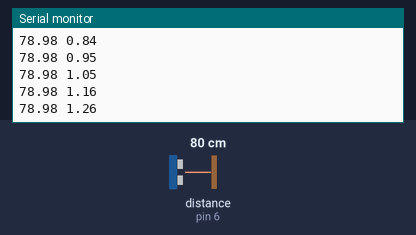
Bench run of a sketch on a simulated Arduino Uno, built with avr-gcc and run on an emulated ATmega328P. Shown: the last lines printed to the serial monitor. Wiring (inferred from the names in the program): ultrasonic range finder: trigger pin 7; echo pin 6. The test bench sets the inputs (shaded band); at power-on: distance to the obstacle (sensor on pin 6) 80 cm. The echo pulse lasts 58.3 µs per cm.

Above: at 1.3 s.
1.4 s: distance to the obstacle (sensor on pin 6) set to 2 cm
At 1.48 s:
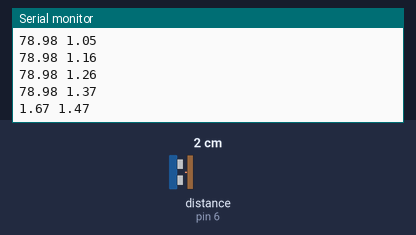
2.9 s: distance to the obstacle (sensor on pin 6) set to 4 cm
At 2.9 s:
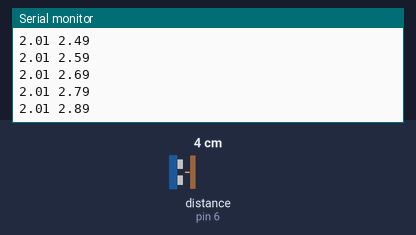
Timing chart, 0 to 5.9 s (numbered marks = the images above; inputs shaded):
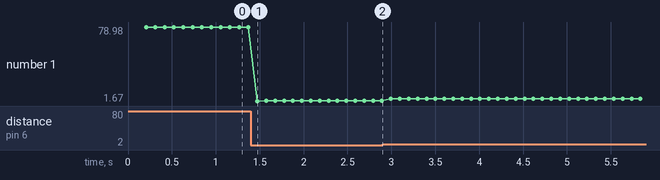

The sketch:

DIstanceSensor1.ino
```cpp
#define trigPin 7
#define echoPin 6
#define MAX_DISTANCE 200

float time;
float timeOut = MAX_DISTANCE * 60;  // in microseconds
int soundVelocity = 340; //m/s


void setup() {

  pinMode(trigPin, OUTPUT);
  pinMode(echoPin,INPUT);
  Serial.begin(9600);
  delay(100);
  Serial.println("Ping,Time");

}

void loop() {

  delay(100);
  Serial.print(getSonar());
  Serial.print(" ");
  time = millis() / 1000.00;
  Serial.print(time);
  Serial.println();


}

float getSonar(){

  unsigned long pingTime;
  float distance;

  digitalWrite(trigPin,HIGH);
  delayMicroseconds(10);
  digitalWrite(trigPin,LOW);

  pingTime = pulseIn(echoPin ,HIGH,timeOut);

  distance = (float)pingTime * soundVelocity / 2 / 10000;   // 2 accounts for time it takes to travel back and 10000 convert s to ms
  return distance;
}
```

Measured:
- after the input at 1.4 s, the serial monitor: prints a new line after 0.07 s (image 1)
